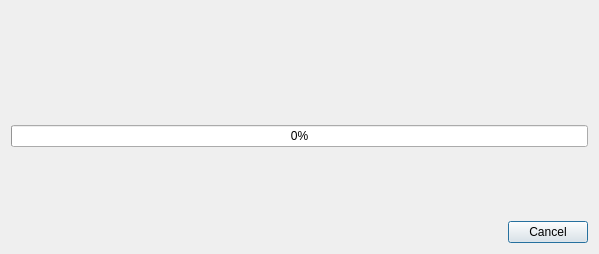
<?xml version="1.0" encoding="UTF-8"?>
<ui version="4.0">
    <class>ProgressDialog</class>
    <widget class="QDialog" name="ProgressDialog">
        <property name="geometry">
            <rect>
                <x>0</x>
                <y>0</y>
                <width>599</width>
                <height>254</height>
            </rect>
        </property>
        <property name="windowTitle">
            <string>Dialog</string>
        </property>
        <layout class="QVBoxLayout" name="verticalLayout">
            <item>
                <spacer name="verticalSpacer_3">
                    <property name="orientation">
                        <enum>Qt::Vertical</enum>
                    </property>
                    <property name="sizeHint" stdset="0">
                        <size>
                            <width>20</width>
                            <height>47</height>
                        </size>
                    </property>
                </spacer>
            </item>
            <item>
                <layout class="QHBoxLayout" name="horizontalLayout">
                    <item>
                        <widget class="QLabel" name="workLabel">
                            <property name="text">
                                <string/>
                            </property>
                        </widget>
                    </item>
                    <item>
                        <widget class="QLabel" name="progressLabel">
                            <property name="sizePolicy">
                                <sizepolicy hsizetype="Fixed" vsizetype="Fixed">
                                    <horstretch>0</horstretch>
                                    <verstretch>0</verstretch>
                                </sizepolicy>
                            </property>
                            <property name="minimumSize">
                                <size>
                                    <width>150</width>
                                    <height>30</height>
                                </size>
                            </property>
                            <property name="maximumSize">
                                <size>
                                    <width>150</width>
                                    <height>30</height>
                                </size>
                            </property>
                            <property name="text">
                                <string/>
                            </property>
                            <property name="alignment">
                                <set>Qt::AlignRight|Qt::AlignTrailing|Qt::AlignVCenter</set>
                            </property>
                        </widget>
                    </item>
                </layout>
            </item>
            <item>
                <spacer name="verticalSpacer">
                    <property name="orientation">
                        <enum>Qt::Vertical</enum>
                    </property>
                    <property name="sizeType">
                        <enum>QSizePolicy::Fixed</enum>
                    </property>
                    <property name="sizeHint" stdset="0">
                        <size>
                            <width>20</width>
                            <height>10</height>
                        </size>
                    </property>
                </spacer>
            </item>
            <item>
                <widget class="QProgressBar" name="progressBar">
                    <property name="value">
                        <number>0</number>
                    </property>
                </widget>
            </item>
            <item>
                <spacer name="verticalSpacer_2">
                    <property name="orientation">
                        <enum>Qt::Vertical</enum>
                    </property>
                    <property name="sizeHint" stdset="0">
                        <size>
                            <width>20</width>
                            <height>47</height>
                        </size>
                    </property>
                </spacer>
            </item>
            <item>
                <layout class="QHBoxLayout" name="horizontalLayout_2">
                    <item>
                        <spacer name="horizontalSpacer">
                            <property name="orientation">
                                <enum>Qt::Horizontal</enum>
                            </property>
                            <property name="sizeHint" stdset="0">
                                <size>
                                    <width>40</width>
                                    <height>20</height>
                                </size>
                            </property>
                        </spacer>
                    </item>
                    <item>
                        <widget class="QPushButton" name="cancelButton">
                            <property name="sizePolicy">
                                <sizepolicy hsizetype="Fixed" vsizetype="Fixed">
                                    <horstretch>0</horstretch>
                                    <verstretch>0</verstretch>
                                </sizepolicy>
                            </property>
                            <property name="text">
                                <string>Cancel</string>
                            </property>
                        </widget>
                    </item>
                </layout>
            </item>
        </layout>
    </widget>
    <resources/>
    <connections/>
</ui>
